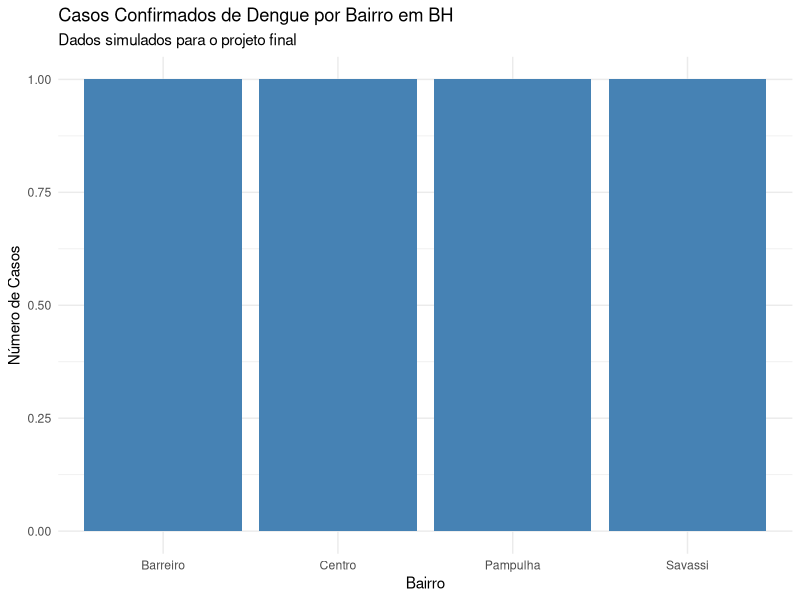
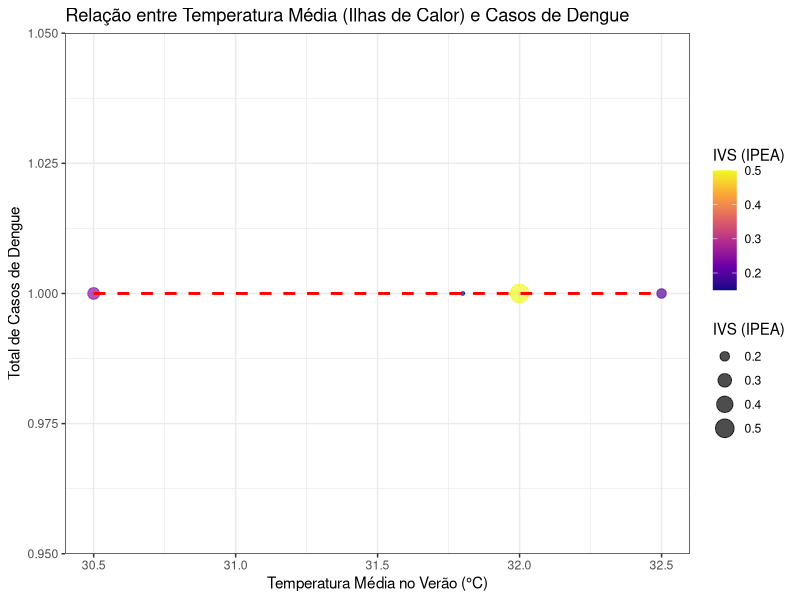

Reproduce these figures in R, in order.
# ==============================================================================
# PARTE II: Manipulação e Visualização de Dados Epidemiológicos
# ==============================================================================
# Este script aborda a importação, limpeza, cruzamento e visualização de dados
# epidemiológicos e ambientais utilizando o pacote tidyverse.

# ------------------------------------------------------------------------------
# 2.1. O Ecossistema Tidyverse
# ------------------------------------------------------------------------------
# install.packages("tidyverse") # Descomente para instalar caso não tenha
library(tidyverse)


# ------------------------------------------------------------------------------
# 2.2. Importação e Limpeza de Dados de Saúde
# ------------------------------------------------------------------------------

# Simulando a importação de um CSV do SINAN (Notificações de Dengue em BH - 2024)
# Na prática, você usaria read_csv("caminho/para/arquivo.csv")
dados_dengue_bh_brutos <- tibble(
  id_notificacao = 1:5,
  data_notificacao = as.Date(c("2024-01-15", "2024-01-20", "2024-02-05", "2024-02-10", "2024-03-01")),
  bairro_residencia = c("Centro", "Savassi", "Venda Nova", "Pampulha", "Barreiro"),
  classificacao_final = c("Dengue Clássica", "Dengue com Sinais de Alarme", "Descartado", "Dengue Clássica", "Dengue Grave"),
  idade = c(34, 45, 22, 60, 15),
  sexo = c("F", "M", "F", "F", "M")
)

# Pipeline de limpeza de dados de dengue
dados_dengue_limpos <- dados_dengue_bh_brutos %>%
  # 1. Selecionar apenas as colunas relevantes
  select(data_notificacao, bairro_residencia, classificacao_final, idade) %>%
  # 2. Filtrar apenas casos confirmados (remover descartados)
  filter(classificacao_final != "Descartado") %>%
  # 3. Criar uma nova variável (mutate): Faixa etária
  mutate(
    faixa_etaria = case_when(
      idade < 18 ~ "Menor de 18",
      idade >= 18 & idade < 60 ~ "18 a 59",
      idade >= 60 ~ "60 ou mais"
    )
  ) %>%
  # 4. Lidar com valores ausentes (se houvesse)
  drop_na(data_notificacao)

print("Dados Limpos:")
print(dados_dengue_limpos)


# ------------------------------------------------------------------------------
# 2.3. Agregação e Resumo de Dados
# ------------------------------------------------------------------------------

# Agrupando e resumindo (group_by e summarise)
resumo_dengue_bairro <- dados_dengue_limpos %>%
  group_by(bairro_residencia) %>%
  summarise(
    total_casos = n(), # Conta o número de linhas (casos)
    idade_media = mean(idade, na.rm = TRUE)
  ) %>%
  arrange(desc(total_casos)) # Ordena do maior para o menor

print("Resumo por Bairro:")
print(resumo_dengue_bairro)


# ------------------------------------------------------------------------------
# 2.4. Cruzamento de Bases de Dados (Joins)
# ------------------------------------------------------------------------------

# Simulando dados climáticos (BR-DWGD) e de vulnerabilidade (IPEA) por bairro em BH
dados_ambientais_bh <- tibble(
  bairro_residencia = c("Centro", "Savassi", "Venda Nova", "Pampulha", "Barreiro"),
  temp_media_verao = c(32.5, 31.8, 33.2, 30.5, 32.0), # Ilhas de calor (temperaturas mais altas)
  ivs_ipea = c(0.2, 0.15, 0.45, 0.25, 0.5) # Índice de Vulnerabilidade Social (0 a 1)
)

# Juntando os dados de dengue com os dados ambientais/sociais usando o bairro como chave
dados_integrados_bh <- resumo_dengue_bairro %>%
  left_join(dados_ambientais_bh, by = "bairro_residencia")

print("Dados Integrados (Saúde + Ambiente + Social):")
print(dados_integrados_bh)


# ------------------------------------------------------------------------------
# 2.5. Visualização de Dados com ggplot2
# ------------------------------------------------------------------------------

# Gráfico de Barras: Casos por Bairro
grafico_barras <- ggplot(data = dados_integrados_bh, aes(x = reorder(bairro_residencia, -total_casos), y = total_casos)) +
  geom_col(fill = "steelblue") +
  labs(
    title = "Casos Confirmados de Dengue por Bairro em BH",
    subtitle = "Dados simulados para o projeto final",
    x = "Bairro",
    y = "Número de Casos"
  ) +
  theme_minimal()

# print(grafico_barras) # Executar para visualizar

# Gráfico de Dispersão: Relação Temperatura vs. Casos
grafico_dispersao <- ggplot(data = dados_integrados_bh, aes(x = temp_media_verao, y = total_casos)) +
  geom_point(aes(size = ivs_ipea, color = ivs_ipea), alpha = 0.7) +
  geom_smooth(method = "lm", se = FALSE, color = "red", linetype = "dashed") + # Linha de tendência
  scale_color_viridis_c(option = "plasma", name = "IVS (IPEA)") +
  labs(
    title = "Relação entre Temperatura Média (Ilhas de Calor) e Casos de Dengue",
    x = "Temperatura Média no Verão (°C)",
    y = "Total de Casos de Dengue",
    size = "IVS (IPEA)"
  ) +
  theme_bw()

# print(grafico_dispersao) # Executar para visualizar
